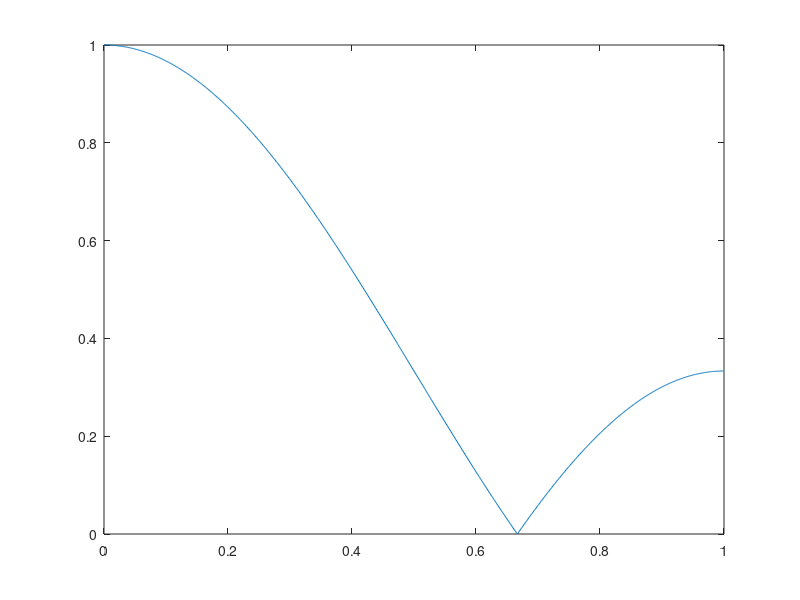

This chart was generated by the following MATLAB code:
clc; clear all; close all;

% frekvencni char moving average filtru
[H, w] = freqz([1/3 1/3 1/3], [1], 1000);
plot(w/pi, abs(H))